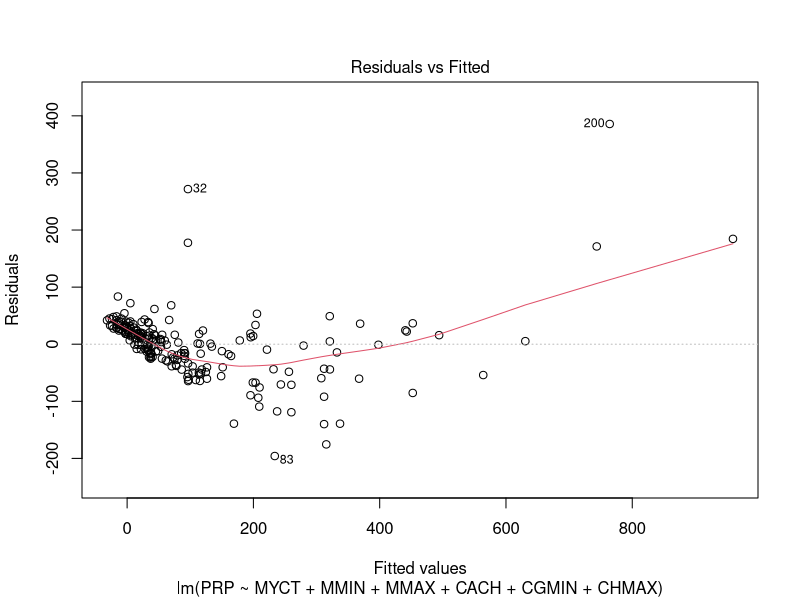
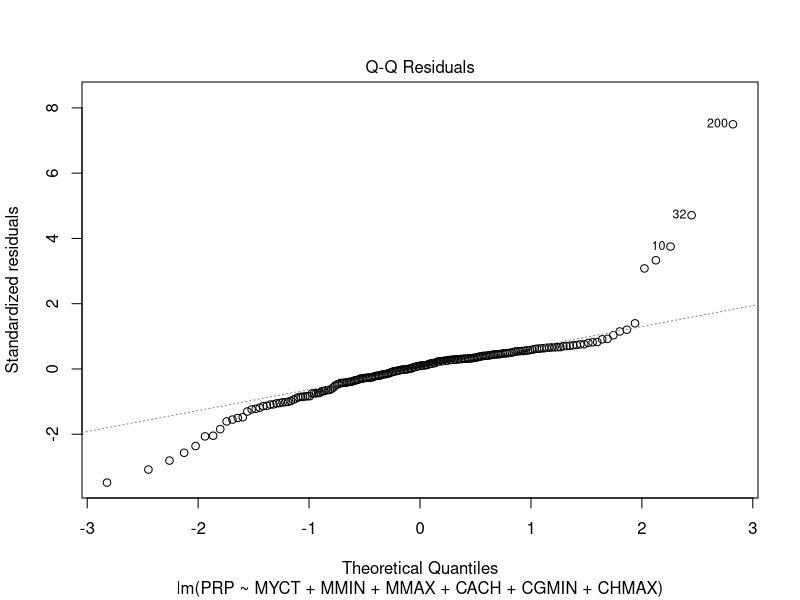
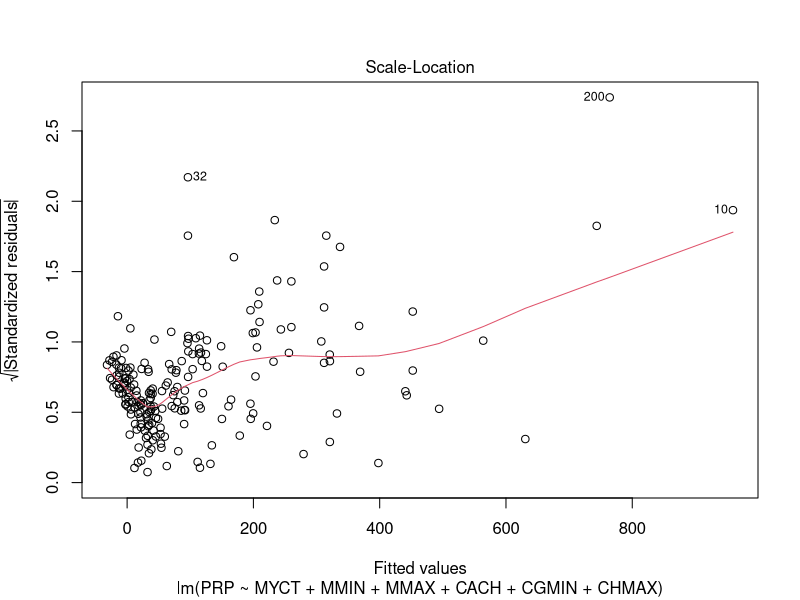
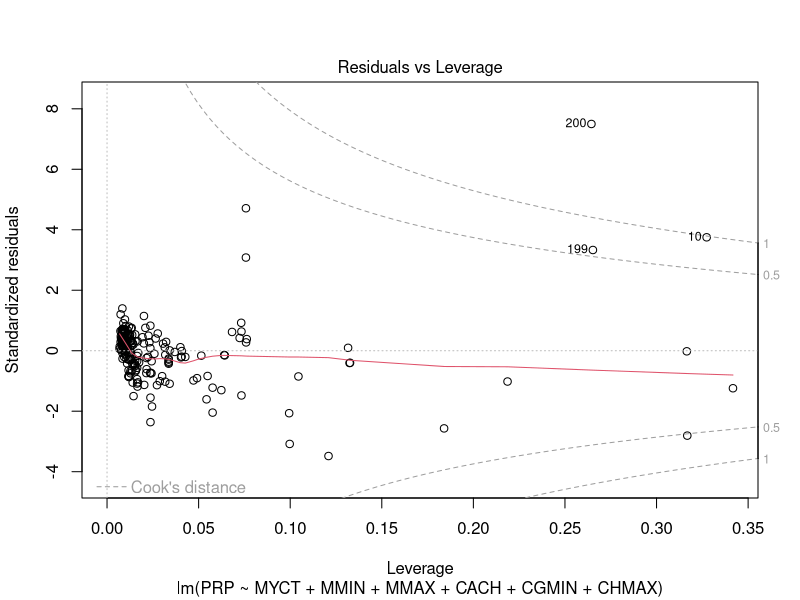
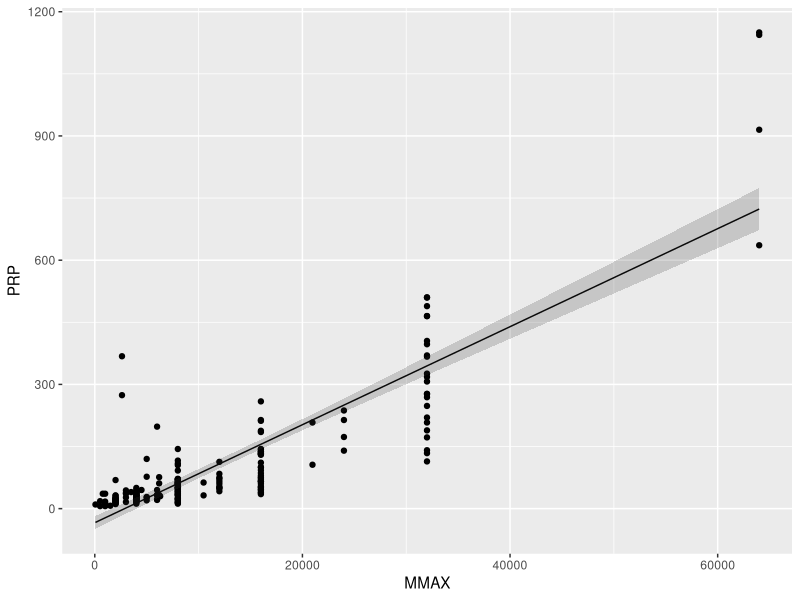
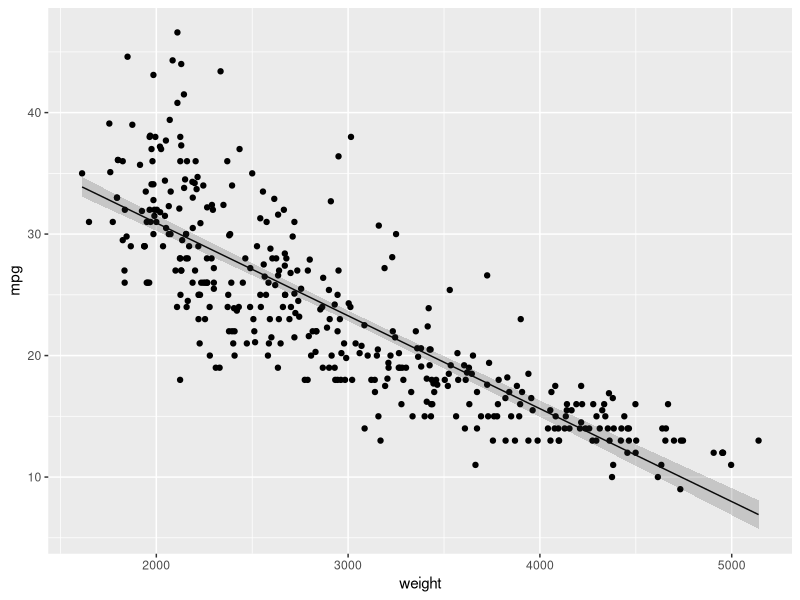

Generate these figures, in order, with R: (Note: this script raises an error after producing the figures.)
## ---- chunk 1
library(dplyr)
library(tidyr)
library(ggplot2)
library(FNN)
## ---- chunk 2
normalize = function(x) {
	(x - min(x)) / (max(x) - min(x))
}
## ---- chunk 3
best_k_for_knn_reg = function(train,
															train_labels,
															test,
															test_labels,
															kStart,
															kEnd) {
	best_mse = NA
	for (k in kStart:kEnd) {
		model = knn.reg(
			train = train,
			test = test,
			y = train_labels,
			k = k
		)
		
		mse = mean((model$pred - test_labels) ^ 2)
		
		if (is.na(best_mse) || mse < best_mse) {
			best_mse = mse
			best_k = k
		}
	}
	
	return(best_k)
}
## ---- chunk 4
setwd(dirname(rstudioapi::getActiveDocumentContext()$path))

computers_df = read.csv("Computers.txt", header = TRUE, sep = "\t"  , comment.char = "#")
## ---- chunk 5
setwd(dirname(rstudioapi::getActiveDocumentContext()$path))

cars_df = read.csv("Cars.txt", header = TRUE, sep = "\t", comment.char = "#")
## ---- chunk 6
cars_df_cleaned <- cars_df[!is.na(cars_df$horsepower),]
## ---- chunk 7
computers_df = computers_df[, 3:9]
computers_df_norm = as.data.frame(lapply(computers_df, normalize))
summary(computers_df_norm)
## ---- chunk 8
lm_computers_single = lm(PRP ~ MMAX, data = computers_df_norm)
summary(lm_computers_single)
lm_computers_multiple = lm(PRP ~ MYCT + MMIN + MMAX + CACH + CGMIN + CHMAX, data = computers_df_norm)
summary(lm_computers_multiple)
## ---- chunk 9
computers_predict_single = cbind(computers_df_norm,
																 predict(lm_computers_single, interval = 'confidence'))
computers_predict_multiple = cbind(computers_df_norm,
																	 predict(lm_computers_multiple, interval = 'confidence'))
mse.single_linear = mean((computers_predict_single$PRP - computers_predict_single$fit) ^
												 	2)
mse.multi_linear = mean((
	computers_predict_multiple$PRP - computers_predict_multiple$fit
) ^ 2)
print(sprintf("Single linear regression MSE = %f", mse.single_linear))
print(sprintf("Multiple linear regression MSE = %f", mse.multi_linear))
## ---- chunk 10
lm_computers = lm(PRP ~ MYCT + MMIN + MMAX + CACH + CGMIN + CHMAX, data = computers_df)
summary(lm_computers)
## ---- chunk 11
plot(lm_computers)
## ---- chunk 12
lm_computers = lm(PRP ~ MMAX, data = computers_df)
computers_df.predict = cbind(computers_df, predict(lm_computers, interval = 'confidence'))
ggplot(computers_df.predict, aes(x = MMAX, y = PRP)) +
  geom_point() +
  geom_line(aes(x = MMAX, y = fit)) +
  geom_ribbon(aes(ymin = lwr, ymax = upr), alpha = 0.2)
## ---- chunk 13
lm_cars = lm(mpg ~ cylinders + displacement + horsepower + weight + acceleration + year, data = cars_df_cleaned)
summary(lm_cars)
## ---- chunk 14
lm_cars = lm(mpg ~ weight, data = cars_df_cleaned)
cars_df_cleaned.predict = cbind(cars_df_cleaned, predict(lm_cars, interval = 'confidence'))
ggplot(cars_df_cleaned.predict, aes(x = weight, y = mpg)) +
  geom_point() +
  geom_line(aes(x = weight, y = fit)) +
  geom_ribbon(aes(ymin = lwr, ymax = upr), alpha = 0.2)
## ---- chunk 15
dist_L1_L2 = function(a, b, L2 = TRUE) {

  if (!is.vector(a) || !is.vector(b)) {
    return("a and b must be vectors!")
  }
  
  if (length(a) != length(b)) {
    return("a and b must be of equal length!")
  }
  
  if (L2) {
    diff = abs(a - b)**2
    return(sqrt(sum(diff)))
  } else {
  	  diff = abs(a - b)
  		return(sum(diff)) 
  }
}
## ---- chunk 16
computers_df_short = computers_df[, 3:9]
## ---- chunk 17
normalize = function(x) {
  (x - min(x)) / 
		(max(x) - min(x))
}
## ---- chunk 18
computers_df_norm = as.data.frame(lapply(computers_df_short, normalize))
## ---- chunk 19
n = nrow(computers_df_norm)
train = sample(1:n, size = n/2)
test = (1:n)[-train]
## ---- chunk 20
computers_train = computers_df_norm[train, -7]
computers_train_labels = computers_df_norm[test, 7]
computers_test = computers_df_norm[test, -7]
computers_test_labels = computers_df_norm[test, 7]
## ---- chunk 21
k_best = 0
mse_best = 10000 
for (k in 1:100) {
  computers_knn =  knn.reg(
    train=computers_train, 
    test=computers_test,
    y = computers_train_labels,
    k = k
  )
  
  mse = mean((computers_knn$pred - computers_test_labels)^2)
  
  if (mse < mse_best) {
    mse_best = mse
    k_best = k
  }
}
computers_knn =  knn.reg(
  train=computers_train, 
  test=computers_test,
  y = computers_train_labels,
  k = k_best
)
mse = mean((computers_knn$pred - computers_test_labels)^2)
print(sprintf("Best k = %d with MSE = %f", k_best, mse))
## ---- chunk 22
computers_predicted = data.frame(Prediction = computers_knn$pred, Actual = computers_train_labels)
ggplot(computers_predicted, aes(x = Actual, y = Prediction)) +
  geom_point() +
  geom_abline(slope = 1, intercept = 0, color = "red")
## ---- chunk 23
cars_df_short = cars_df_cleaned[, 1:8]
## ---- chunk 24
normalize = function(x) {
  (x - min(x)) / 
		(max(x) - min(x))
}
## ---- chunk 25
cars_df_norm = as.data.frame(lapply(cars_df_short, normalize))
## ---- chunk 26
n_car = nrow(cars_df_norm)
train_car = sample(1:n_car, size = n_car/2)
test_car = (1:n_car)[-train_car]
## ---- chunk 27
cars_train = cars_df_norm[train_car, -1]
cars_train_labels = cars_df_norm[test_car, 1]
cars_test = cars_df_norm[test_car, -1]
cars_test_labels = cars_df_norm[test_car, 1]
## ---- chunk 28
k_best = 0
mse_best = 10000 
for (k in 1:100) {
  cars_knn =  knn.reg(
    train = cars_train, 
    test = cars_test,
    y = cars_train_labels,
    k = k
  )
  
  mse = mean((cars_knn$pred - cars_test_labels)^2)
  
  if (mse < mse_best) {
    mse_best = mse
    k_best = k
  }
}
cars_knn =  knn.reg(
  train = cars_train, 
  test = cars_test,
  y = cars_train_labels,
  k = k_best
)
mse = mean((cars_knn$pred - cars_test_labels)^2)
print(sprintf("Best k = %d with MSE = %f", k_best, mse))
## ---- chunk 29
cars_predicted = data.frame(Prediction = cars_knn$pred, Actual = cars_train_labels)
ggplot(cars_predicted, aes(x = Actual, y = Prediction)) +
  geom_point() +
  geom_abline(slope = 1, intercept = 0, color = "red")
